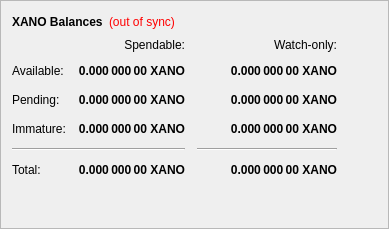
        <widget class="QFrame" name="frame">
         <property name="frameShape">
          <enum>QFrame::StyledPanel</enum>
         </property>
         <property name="frameShadow">
          <enum>QFrame::Raised</enum>
         </property>
         <layout class="QVBoxLayout" name="verticalLayout_4">
          <item>
           <layout class="QHBoxLayout" name="horizontalLayout_4">
            <item>
             <widget class="QLabel" name="label_5">
              <property name="font">
               <font>
                <weight>75</weight>
                <bold>true</bold>
               </font>
              </property>
              <property name="text">
               <string>XANO Balances</string>
              </property>
             </widget>
            </item>
            <item>
             <widget class="QLabel" name="labelWalletStatus">
              <property name="cursor">
               <cursorShape>WhatsThisCursor</cursorShape>
              </property>
              <property name="toolTip">
               <string>The displayed information may be out of date. Your wallet automatically synchronizes with the Xano network after a connection is established, but this process has not completed yet.</string>
              </property>
              <property name="styleSheet">
               <string notr="true">QLabel { color: red; }</string>
              </property>
              <property name="text">
               <string notr="true">(out of sync)</string>
              </property>
              <property name="alignment">
               <set>Qt::AlignLeading|Qt::AlignLeft|Qt::AlignVCenter</set>
              </property>
             </widget>
            </item>
            <item>
             <spacer name="horizontalSpacer_3">
              <property name="orientation">
               <enum>Qt::Horizontal</enum>
              </property>
              <property name="sizeHint" stdset="0">
               <size>
                <width>40</width>
                <height>20</height>
               </size>
              </property>
             </spacer>
            </item>
           </layout>
          </item>
          <item>
           <layout class="QGridLayout" name="gridLayout">
            <property name="spacing">
             <number>12</number>
            </property>
            <item row="2" column="2">
             <widget class="QLabel" name="labelWatchPending">
              <property name="font">
               <font>
                <weight>75</weight>
                <bold>true</bold>
               </font>
              </property>
              <property name="cursor">
               <cursorShape>IBeamCursor</cursorShape>
              </property>
              <property name="toolTip">
               <string>Unconfirmed transactions to watch-only addresses</string>
              </property>
              <property name="text">
               <string notr="true">0.000 000 00 XANO</string>
              </property>
              <property name="alignment">
               <set>Qt::AlignRight|Qt::AlignTrailing|Qt::AlignVCenter</set>
              </property>
              <property name="textInteractionFlags">
               <set>Qt::LinksAccessibleByMouse|Qt::TextSelectableByKeyboard|Qt::TextSelectableByMouse</set>
              </property>
             </widget>
            </item>
            <item row="2" column="1">
             <widget class="QLabel" name="labelUnconfirmed">
              <property name="font">
               <font>
                <weight>75</weight>
                <bold>true</bold>
               </font>
              </property>
              <property name="cursor">
               <cursorShape>IBeamCursor</cursorShape>
              </property>
              <property name="toolTip">
               <string>Total of transactions that have yet to be confirmed, and do not yet count toward the spendable balance</string>
              </property>
              <property name="text">
               <string notr="true">0.000 000 00 XANO</string>
              </property>
              <property name="alignment">
               <set>Qt::AlignRight|Qt::AlignTrailing|Qt::AlignVCenter</set>
              </property>
              <property name="textInteractionFlags">
               <set>Qt::LinksAccessibleByMouse|Qt::TextSelectableByKeyboard|Qt::TextSelectableByMouse</set>
              </property>
             </widget>
            </item>
            <item row="3" column="2">
             <widget class="QLabel" name="labelWatchImmature">
              <property name="font">
               <font>
                <weight>75</weight>
                <bold>true</bold>
               </font>
              </property>
              <property name="cursor">
               <cursorShape>IBeamCursor</cursorShape>
              </property>
              <property name="toolTip">
               <string>Staked or masternode rewards in watch-only addresses that has not yet matured</string>
              </property>
              <property name="text">
               <string notr="true">0.000 000 00 XANO</string>
              </property>
              <property name="alignment">
               <set>Qt::AlignRight|Qt::AlignTrailing|Qt::AlignVCenter</set>
              </property>
              <property name="textInteractionFlags">
               <set>Qt::LinksAccessibleByMouse|Qt::TextSelectableByKeyboard|Qt::TextSelectableByMouse</set>
              </property>
             </widget>
            </item>
            <item row="4" column="0" colspan="2">
             <widget class="Line" name="lineSpendableBalance">
              <property name="orientation">
               <enum>Qt::Horizontal</enum>
              </property>
             </widget>
            </item>
            <item row="4" column="2">
             <widget class="Line" name="lineWatchBalance">
              <property name="sizePolicy">
               <sizepolicy hsizetype="Preferred" vsizetype="Fixed">
                <horstretch>0</horstretch>
                <verstretch>0</verstretch>
               </sizepolicy>
              </property>
              <property name="minimumSize">
               <size>
                <width>140</width>
                <height>0</height>
               </size>
              </property>
              <property name="orientation">
               <enum>Qt::Horizontal</enum>
              </property>
             </widget>
            </item>
            <item row="5" column="0">
             <widget class="QLabel" name="labelTotalText">
              <property name="text">
               <string>Total:</string>
              </property>
             </widget>
            </item>
            <item row="3" column="1">
             <widget class="QLabel" name="labelImmature">
              <property name="font">
               <font>
                <weight>75</weight>
                <bold>true</bold>
               </font>
              </property>
              <property name="cursor">
               <cursorShape>IBeamCursor</cursorShape>
              </property>
              <property name="toolTip">
               <string>Staked or masternode rewards that has not yet matured</string>
              </property>
              <property name="text">
               <string notr="true">0.000 000 00 XANO</string>
              </property>
              <property name="alignment">
               <set>Qt::AlignRight|Qt::AlignTrailing|Qt::AlignVCenter</set>
              </property>
              <property name="textInteractionFlags">
               <set>Qt::LinksAccessibleByMouse|Qt::TextSelectableByKeyboard|Qt::TextSelectableByMouse</set>
              </property>
             </widget>
            </item>
            <item row="2" column="3">
             <spacer name="horizontalSpacer_2">
              <property name="orientation">
               <enum>Qt::Horizontal</enum>
              </property>
              <property name="sizeHint" stdset="0">
               <size>
                <width>40</width>
                <height>20</height>
               </size>
              </property>
             </spacer>
            </item>
            <item row="3" column="0">
             <widget class="QLabel" name="labelImmatureText">
              <property name="text">
               <string>Immature:</string>
              </property>
             </widget>
            </item>
            <item row="5" column="1">
             <widget class="QLabel" name="labelTotal">
              <property name="font">
               <font>
                <weight>75</weight>
                <bold>true</bold>
               </font>
              </property>
              <property name="cursor">
               <cursorShape>IBeamCursor</cursorShape>
              </property>
              <property name="toolTip">
               <string>Your current total balance</string>
              </property>
              <property name="text">
               <string notr="true">0.000 000 00 XANO</string>
              </property>
              <property name="alignment">
               <set>Qt::AlignRight|Qt::AlignTrailing|Qt::AlignVCenter</set>
              </property>
              <property name="textInteractionFlags">
               <set>Qt::LinksAccessibleByMouse|Qt::TextSelectableByKeyboard|Qt::TextSelectableByMouse</set>
              </property>
             </widget>
            </item>
            <item row="5" column="2">
             <widget class="QLabel" name="labelWatchTotal">
              <property name="font">
               <font>
                <weight>75</weight>
                <bold>true</bold>
               </font>
              </property>
              <property name="cursor">
               <cursorShape>IBeamCursor</cursorShape>
              </property>
              <property name="toolTip">
               <string>Current total balance in watch-only addresses</string>
              </property>
              <property name="text">
               <string notr="true">0.000 000 00 XANO</string>
              </property>
              <property name="alignment">
               <set>Qt::AlignRight|Qt::AlignTrailing|Qt::AlignVCenter</set>
              </property>
              <property name="textInteractionFlags">
               <set>Qt::LinksAccessibleByMouse|Qt::TextSelectableByKeyboard|Qt::TextSelectableByMouse</set>
              </property>
             </widget>
            </item>
            <item row="0" column="2">
             <widget class="QLabel" name="labelWatchonly">
              <property name="text">
               <string>Watch-only:</string>
              </property>
              <property name="alignment">
               <set>Qt::AlignRight|Qt::AlignTrailing|Qt::AlignVCenter</set>
              </property>
             </widget>
            </item>
            <item row="1" column="0">
             <widget class="QLabel" name="labelBalanceText">
              <property name="text">
               <string>Available:</string>
              </property>
             </widget>
            </item>
            <item row="1" column="1">
             <widget class="QLabel" name="labelBalance">
              <property name="font">
               <font>
                <weight>75</weight>
                <bold>true</bold>
               </font>
              </property>
              <property name="cursor">
               <cursorShape>IBeamCursor</cursorShape>
              </property>
              <property name="toolTip">
               <string>Your current spendable balance</string>
              </property>
              <property name="text">
               <string notr="true">0.000 000 00 XANO</string>
              </property>
              <property name="alignment">
               <set>Qt::AlignRight|Qt::AlignTrailing|Qt::AlignVCenter</set>
              </property>
              <property name="textInteractionFlags">
               <set>Qt::LinksAccessibleByMouse|Qt::TextSelectableByKeyboard|Qt::TextSelectableByMouse</set>
              </property>
             </widget>
            </item>
            <item row="1" column="2">
             <widget class="QLabel" name="labelWatchAvailable">
              <property name="font">
               <font>
                <weight>75</weight>
                <bold>true</bold>
               </font>
              </property>
              <property name="cursor">
               <cursorShape>IBeamCursor</cursorShape>
              </property>
              <property name="toolTip">
               <string>Your current balance in watch-only addresses</string>
              </property>
              <property name="text">
               <string notr="true">0.000 000 00 XANO</string>
              </property>
              <property name="alignment">
               <set>Qt::AlignRight|Qt::AlignTrailing|Qt::AlignVCenter</set>
              </property>
              <property name="textInteractionFlags">
               <set>Qt::LinksAccessibleByMouse|Qt::TextSelectableByKeyboard|Qt::TextSelectableByMouse</set>
              </property>
             </widget>
            </item>
            <item row="2" column="0">
             <widget class="QLabel" name="labelPendingText">
              <property name="text">
               <string>Pending:</string>
              </property>
             </widget>
            </item>
            <item row="0" column="1">
             <widget class="QLabel" name="labelSpendable">
              <property name="text">
               <string>Spendable:</string>
              </property>
              <property name="alignment">
               <set>Qt::AlignRight|Qt::AlignTrailing|Qt::AlignVCenter</set>
              </property>
             </widget>
            </item>
           </layout>
          </item>
          <item>
           <spacer name="verticalSpacer_4">
            <property name="orientation">
             <enum>Qt::Vertical</enum>
            </property>
            <property name="sizeHint" stdset="0">
             <size>
              <width>20</width>
              <height>40</height>
             </size>
            </property>
           </spacer>
          </item>
         </layout>
        </widget>
